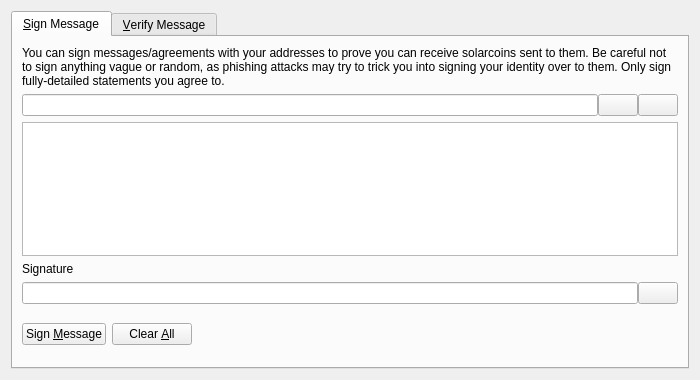
<?xml version="1.0" encoding="UTF-8"?>
<ui version="4.0">
 <class>SignVerifyMessageDialog</class>
 <widget class="QDialog" name="SignVerifyMessageDialog">
  <property name="geometry">
   <rect>
    <x>0</x>
    <y>0</y>
    <width>700</width>
    <height>380</height>
   </rect>
  </property>
  <property name="windowTitle">
   <string>Signatures - Sign / Verify a Message</string>
  </property>
  <property name="modal">
   <bool>true</bool>
  </property>
  <layout class="QVBoxLayout" name="verticalLayout">
   <item>
    <widget class="QTabWidget" name="tabWidget">
     <property name="currentIndex">
      <number>0</number>
     </property>
     <widget class="QWidget" name="tabSignMessage">
      <attribute name="title">
       <string>&amp;Sign Message</string>
      </attribute>
      <layout class="QVBoxLayout" name="verticalLayout_SM">
       <item>
        <widget class="QLabel" name="infoLabel_SM">
         <property name="text">
          <string>You can sign messages/agreements with your addresses to prove you can receive solarcoins sent to them. Be careful not to sign anything vague or random, as phishing attacks may try to trick you into signing your identity over to them. Only sign fully-detailed statements you agree to.</string>
         </property>
         <property name="textFormat">
          <enum>Qt::PlainText</enum>
         </property>
         <property name="wordWrap">
          <bool>true</bool>
         </property>
        </widget>
       </item>
       <item>
        <layout class="QHBoxLayout" name="horizontalLayout_1_SM">
         <property name="spacing">
          <number>0</number>
         </property>
         <item>
          <widget class="QValidatedLineEdit" name="addressIn_SM">
           <property name="toolTip">
            <string>The SolarCoin address to sign the message with</string>
           </property>
          </widget>
         </item>
         <item>
          <widget class="QPushButton" name="addressBookButton_SM">
           <property name="toolTip">
            <string>Choose previously used address</string>
           </property>
           <property name="text">
            <string/>
           </property>
           <property name="icon">
            <iconset resource="../bitcoin.qrc">
             <normaloff>:/icons/address-book</normaloff>:/icons/address-book</iconset>
           </property>
           <property name="shortcut">
            <string>Alt+A</string>
           </property>
           <property name="autoDefault">
            <bool>false</bool>
           </property>
          </widget>
         </item>
         <item>
          <widget class="QPushButton" name="pasteButton_SM">
           <property name="toolTip">
            <string>Paste address from clipboard</string>
           </property>
           <property name="text">
            <string/>
           </property>
           <property name="icon">
            <iconset resource="../bitcoin.qrc">
             <normaloff>:/icons/editpaste</normaloff>:/icons/editpaste</iconset>
           </property>
           <property name="shortcut">
            <string>Alt+P</string>
           </property>
           <property name="autoDefault">
            <bool>false</bool>
           </property>
          </widget>
         </item>
        </layout>
       </item>
       <item>
        <widget class="QPlainTextEdit" name="messageIn_SM">
         <property name="toolTip">
          <string>Enter the message you want to sign here</string>
         </property>
        </widget>
       </item>
       <item>
        <widget class="QLabel" name="signatureLabel_SM">
         <property name="text">
          <string>Signature</string>
         </property>
         <property name="textFormat">
          <enum>Qt::PlainText</enum>
         </property>
        </widget>
       </item>
       <item>
        <layout class="QHBoxLayout" name="horizontalLayout_2_SM">
         <property name="spacing">
          <number>0</number>
         </property>
         <item>
          <widget class="QLineEdit" name="signatureOut_SM">
           <property name="font">
            <font>
             <italic>true</italic>
            </font>
           </property>
           <property name="readOnly">
            <bool>true</bool>
           </property>
          </widget>
         </item>
         <item>
          <widget class="QPushButton" name="copySignatureButton_SM">
           <property name="toolTip">
            <string>Copy the current signature to the system clipboard</string>
           </property>
           <property name="text">
            <string/>
           </property>
           <property name="icon">
            <iconset resource="../bitcoin.qrc">
             <normaloff>:/icons/editcopy</normaloff>:/icons/editcopy</iconset>
           </property>
           <property name="autoDefault">
            <bool>false</bool>
           </property>
          </widget>
         </item>
        </layout>
       </item>
       <item>
        <layout class="QHBoxLayout" name="horizontalLayout_3_SM">
         <item>
          <widget class="QPushButton" name="signMessageButton_SM">
           <property name="toolTip">
            <string>Sign the message to prove you own this SolarCoin address</string>
           </property>
           <property name="text">
            <string>Sign &amp;Message</string>
           </property>
           <property name="icon">
            <iconset resource="../bitcoin.qrc">
             <normaloff>:/icons/edit</normaloff>:/icons/edit</iconset>
           </property>
           <property name="autoDefault">
            <bool>false</bool>
           </property>
          </widget>
         </item>
         <item>
          <widget class="QPushButton" name="clearButton_SM">
           <property name="toolTip">
            <string>Reset all sign message fields</string>
           </property>
           <property name="text">
            <string>Clear &amp;All</string>
           </property>
           <property name="icon">
            <iconset resource="../bitcoin.qrc">
             <normaloff>:/icons/remove</normaloff>:/icons/remove</iconset>
           </property>
           <property name="autoDefault">
            <bool>false</bool>
           </property>
          </widget>
         </item>
         <item>
          <spacer name="horizontalSpacer_1_SM">
           <property name="orientation">
            <enum>Qt::Horizontal</enum>
           </property>
           <property name="sizeHint" stdset="0">
            <size>
             <width>40</width>
             <height>48</height>
            </size>
           </property>
          </spacer>
         </item>
         <item>
          <widget class="QLabel" name="statusLabel_SM">
           <property name="font">
            <font>
             <weight>75</weight>
             <bold>true</bold>
            </font>
           </property>
           <property name="text">
            <string/>
           </property>
           <property name="wordWrap">
            <bool>true</bool>
           </property>
          </widget>
         </item>
         <item>
          <spacer name="horizontalSpacer_2_SM">
           <property name="orientation">
            <enum>Qt::Horizontal</enum>
           </property>
           <property name="sizeHint" stdset="0">
            <size>
             <width>40</width>
             <height>48</height>
            </size>
           </property>
          </spacer>
         </item>
        </layout>
       </item>
      </layout>
     </widget>
     <widget class="QWidget" name="tabVerifyMessage">
      <attribute name="title">
       <string>&amp;Verify Message</string>
      </attribute>
      <layout class="QVBoxLayout" name="verticalLayout_VM">
       <item>
        <widget class="QLabel" name="infoLabel_VM">
         <property name="text">
          <string>Enter the receiver's address, message (ensure you copy line breaks, spaces, tabs, etc. exactly) and signature below to verify the message. Be careful not to read more into the signature than what is in the signed message itself, to avoid being tricked by a man-in-the-middle attack. Note that this only proves the signing party receives with the address, it cannot prove sendership of any transaction!</string>
         </property>
         <property name="textFormat">
          <enum>Qt::PlainText</enum>
         </property>
         <property name="alignment">
          <set>Qt::AlignLeading|Qt::AlignLeft|Qt::AlignTop</set>
         </property>
         <property name="wordWrap">
          <bool>true</bool>
         </property>
        </widget>
       </item>
       <item>
        <layout class="QHBoxLayout" name="horizontalLayout_1_VM">
         <property name="spacing">
          <number>0</number>
         </property>
         <item>
          <widget class="QValidatedLineEdit" name="addressIn_VM">
           <property name="toolTip">
            <string>The SolarCoin address the message was signed with</string>
           </property>
          </widget>
         </item>
         <item>
          <widget class="QPushButton" name="addressBookButton_VM">
           <property name="toolTip">
            <string>Choose previously used address</string>
           </property>
           <property name="text">
            <string/>
           </property>
           <property name="icon">
            <iconset resource="../bitcoin.qrc">
             <normaloff>:/icons/address-book</normaloff>:/icons/address-book</iconset>
           </property>
           <property name="shortcut">
            <string>Alt+A</string>
           </property>
           <property name="autoDefault">
            <bool>false</bool>
           </property>
          </widget>
         </item>
        </layout>
       </item>
       <item>
        <widget class="QPlainTextEdit" name="messageIn_VM"/>
       </item>
       <item>
        <widget class="QValidatedLineEdit" name="signatureIn_VM"/>
       </item>
       <item>
        <layout class="QHBoxLayout" name="horizontalLayout_2_VM">
         <item>
          <widget class="QPushButton" name="verifyMessageButton_VM">
           <property name="toolTip">
            <string>Verify the message to ensure it was signed with the specified SolarCoin address</string>
           </property>
           <property name="text">
            <string>Verify &amp;Message</string>
           </property>
           <property name="icon">
            <iconset resource="../bitcoin.qrc">
             <normaloff>:/icons/transaction_0</normaloff>:/icons/transaction_0</iconset>
           </property>
           <property name="autoDefault">
            <bool>false</bool>
           </property>
          </widget>
         </item>
         <item>
          <widget class="QPushButton" name="clearButton_VM">
           <property name="toolTip">
            <string>Reset all verify message fields</string>
           </property>
           <property name="text">
            <string>Clear &amp;All</string>
           </property>
           <property name="icon">
            <iconset resource="../bitcoin.qrc">
             <normaloff>:/icons/remove</normaloff>:/icons/remove</iconset>
           </property>
           <property name="autoDefault">
            <bool>false</bool>
           </property>
          </widget>
         </item>
         <item>
          <spacer name="horizontalSpacer_1_VM">
           <property name="orientation">
            <enum>Qt::Horizontal</enum>
           </property>
           <property name="sizeHint" stdset="0">
            <size>
             <width>40</width>
             <height>48</height>
            </size>
           </property>
          </spacer>
         </item>
         <item>
          <widget class="QLabel" name="statusLabel_VM">
           <property name="font">
            <font>
             <weight>75</weight>
             <bold>true</bold>
            </font>
           </property>
           <property name="text">
            <string/>
           </property>
           <property name="wordWrap">
            <bool>true</bool>
           </property>
          </widget>
         </item>
         <item>
          <spacer name="horizontalSpacer_2_VM">
           <property name="orientation">
            <enum>Qt::Horizontal</enum>
           </property>
           <property name="sizeHint" stdset="0">
            <size>
             <width>40</width>
             <height>48</height>
            </size>
           </property>
          </spacer>
         </item>
        </layout>
       </item>
      </layout>
     </widget>
    </widget>
   </item>
  </layout>
 </widget>
 <customwidgets>
  <customwidget>
   <class>QValidatedLineEdit</class>
   <extends>QLineEdit</extends>
   <header>qt/qvalidatedlineedit.h</header>
  </customwidget>
 </customwidgets>
 <resources>
  <include location="../bitcoin.qrc"/>
 </resources>
 <connections/>
</ui>
